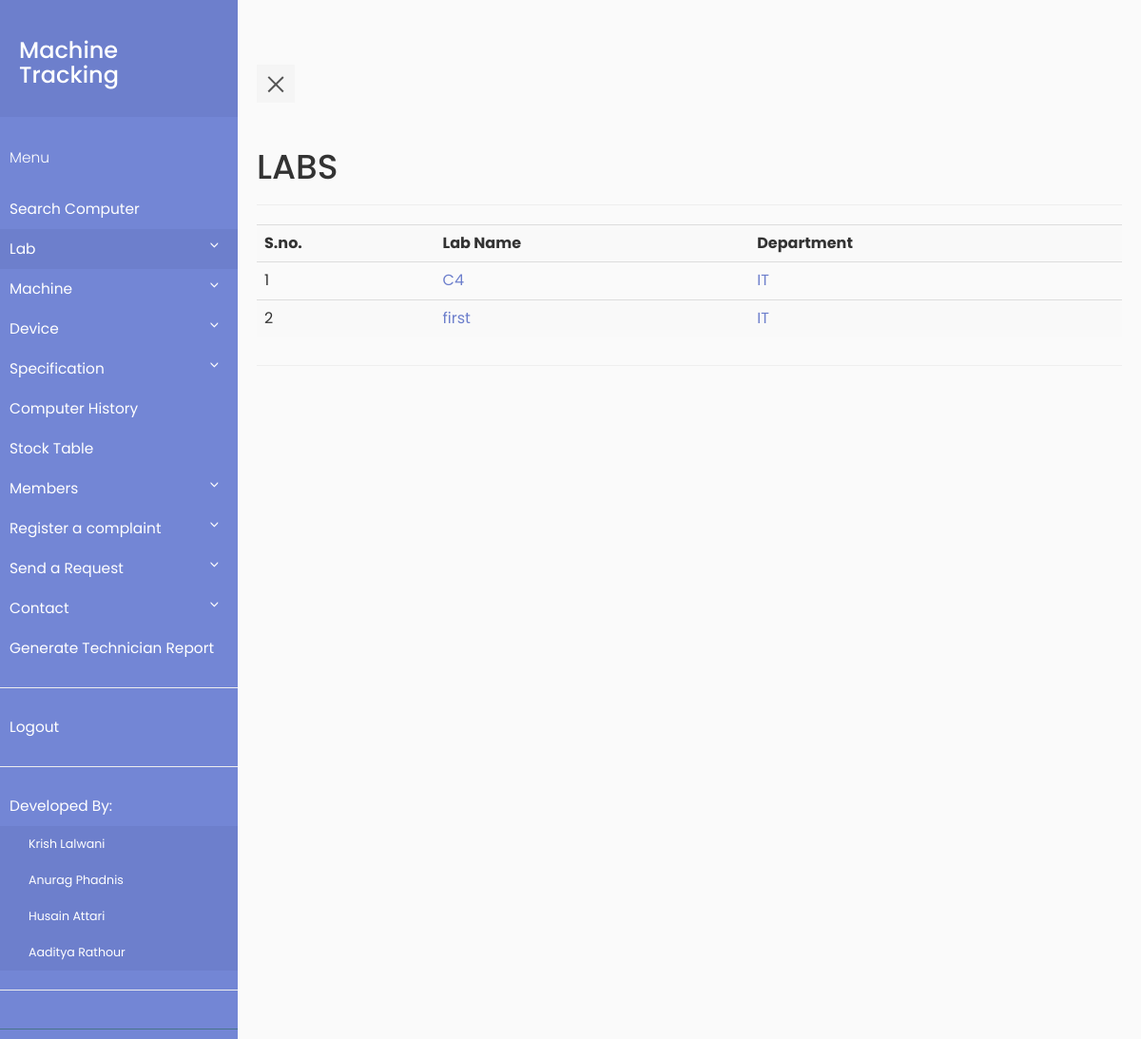
The page /viewlab.php (signed in) on the database its author committed.
### tables this page shows
CREATE TABLE `lab` (
  `lab_id` int(11) NOT NULL,
  `name` varchar(20) DEFAULT NULL,
  `department` varchar(40) DEFAULT NULL
);

### viewlab.php (the view, shortened to what this page needs)
<?php
    require_once "pdo.php";
?>
<html>
<head>
    <link rel="stylesheet" type="text/css" href="https://maxcdn.bootstrapcdn.com/bootstrap/3.3.7/css/bootstrap.min.css" >
    <link rel="stylesheet" type="text/css" href="style5.css">
</head>
<body>
                  <div class="wrapper">
     <?php if (isset($_SESSION['id'])&&$_SESSION['role']=='0') include "navbar.php";
                else if(isset($_SESSION['id'])&&$_SESSION['role']=='1')  include "navbar_faculty.php";
                else include "navbar_tech.php";?>
    <div class="container-fluid row" id="container">
    <div class="page-header">
    <h1>LABS</h1>
    </div>
    <?php
        $stmtcnt = $pdo->query("SELECT COUNT(*) FROM lab");
        $row = $stmtcnt->fetch(PDO::FETCH_ASSOC);
        if($row['COUNT(*)']!=='0')
        {
            $i=1;
            $stmtread = $pdo->query("SELECT * FROM lab order by name");
            echo ("<table class=\"table table-striped\">
                <tr> <th>S.no.</th><th>Lab Name</th><th>Department</th> </tr>");
            while ( $row = $stmtread->fetch(PDO::FETCH_ASSOC) )
            {
                echo ("<tr>");
                echo ("<td>");
                echo($i);
                echo("</td>");
                echo ("<td>");
                echo ("<a class='link-black' href='viewpcbylab.php?lab=".$row['lab_id'])."'>";
                echo (htmlentities($row['name']));
                echo ("</a>");
                echo ("</td>");
                echo ("<td>");
                echo ("<a class='link-black' href='viewpcbydept.php?dept=".$row['department'])."'>";
                echo (htmlentities($row['department']));
                echo ("</a>");
                echo ("</td>");
                $i++;
            }
            echo('</table>');
        }
    ?>
    </div>
</div>
</body>
</html>

### style5.css (style rules this page uses)
body { font-family: 'Poppins', sans-serif; background: #fafafa; }
.wrapper { display: flex; align-items: stretch; perspective: 1500px; }
a.link-black { color: #6d7fcc; }

### rows shown on the page
lab: name "C4", department "IT"
lab: name "first", department "IT"
